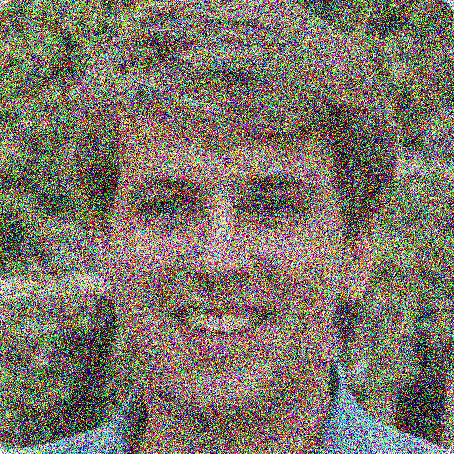
#> input picture CA3_Memory_Networks/Images_Q3/test1.png, 454 x 454 px; its folder holds only this picture in this run
$ jupyter execute --allow-errors NN_HW3_Q3_DanialNamazifard.ipynb
#> lines starting #> are read from the running program, lines starting #| are printed output that depends on the picture; after the words box and inside, x2 and y2 are one past the last pixel; in counts of white or black regions, pixels touching at a corner belong together
[cell 1]
import matplotlib.pyplot as plt
import numpy as np
import logging
from sklearn.metrics import classification_report, confusion_matrix, accuracy_score
from time import time
import seaborn as sns
import pandas as pd
from sklearn.model_selection import train_test_split
from PIL import Image
import random
from tqdm.auto import tqdm

# 2) Load data

[cell 2]
# [17 lines left out: functions draw_image, draw_images, not called in this run]

def load_image(img_path, threshold=130):
#> called with img_path = 'Images_Q3/test1.png', threshold = 130
    img = Image.open(img_path)
#> img is the input picture: PIL image 454x454 RGBA; mean R, G, B, A 123.3, 116, 104, 255
    img.load()
    img = img.resize((64, 64))
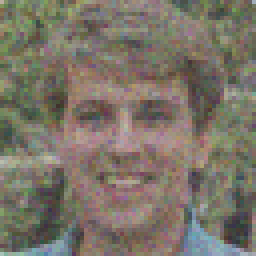
#> img: PIL image 64x64 RGBA (shown 4 times larger); mean R, G, B, A 123.3, 116, 103.9, 255
    data = np.asarray(img, dtype="int32" )
    data = np.mean(data, axis=-1)  # RGB -> Grayscale
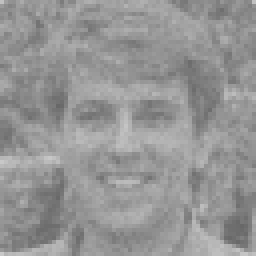
#> data: shape (64, 64) float64 (shown 4 times larger); min 104, max 200.5, mean 149.6
    data[data < threshold] = -1
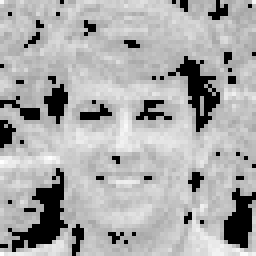
#> data: shape (64, 64) float64 (shown 4 times larger); 12.4% of pixels changed, all inside (x1, y1, x2, y2) = (0, 0, 64, 64); drawn with min black and max white
    data[data >= threshold] = 1  # Bipolar
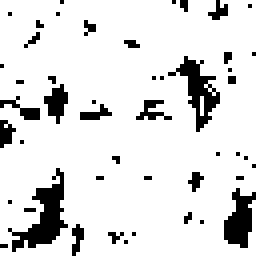
#> data: shape (64, 64) float64 (shown 4 times larger); values -1 (black) and 1 (white), 87.6% white; 48 black regions (42 under 20 px), largest, box (x1, y1, x2, y2) and area: (2, 42, 17, 63) 115, (42, 14, 55, 33) 86, (56, 47, 64, 62) 72, (11, 21, 17, 31) 34, (0, 24, 10, 30) 22, (34, 25, 43, 30) 21
    data = data.flatten()
#> data = 4096 values, max 1 at index 0, min -1 at index 15, mean 0.752
    return data

train, test = [], []
#> (the rest of this cell did not finish here and is left out)

# 3)

[cell 3]
class HopfieldTrainer:
    # [41 lines left out: functions __init__, train, predict, not called in this run]

    def hamming_distance(self, a1, a2):
        return np.sum(a1 != a2) / len(a1)

    def draw_weights(self):
        mat = self.weights
        plt.matshow(mat, cmap=plt.cm.hot, fignum=False)
#         for (x, y), value in np.ndenumerate(mat.T):
#             plt.text(x, y, f"{value:.0f}", va="center", ha="center", color="green")

#> (a cell that did not finish here is left out)

# 4)

[cell 5]
preds = [hofield.predict(d, log_steps=1) for d in train]
#> preds = []
# draw_images(train, title="Inputs")
# draw_images(preds, title="Outputs")
